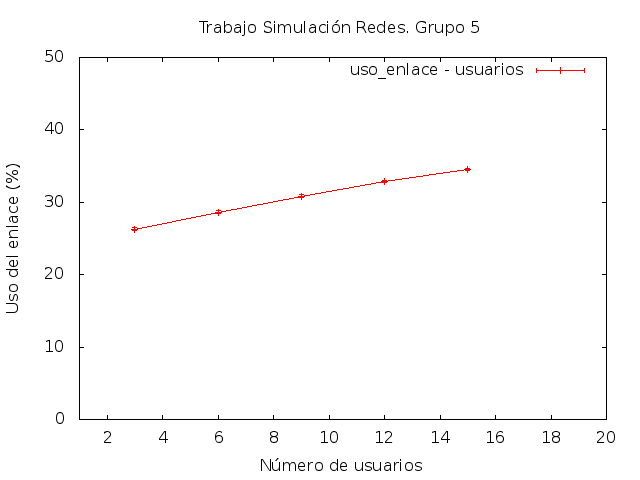

This chart was generated by the following gnuplot code:
set terminal png
set output "grafica1.png"
set title "Trabajo Simulación Redes. Grupo 5"

set xlabel "Número de usuarios"
set ylabel "Uso del enlace (%)"

set xrange [1:20]
set yrange [0:50]

plot "trabajo_final1.dat" title "uso_enlace - usuarios" with yerrorlines

pause -1
